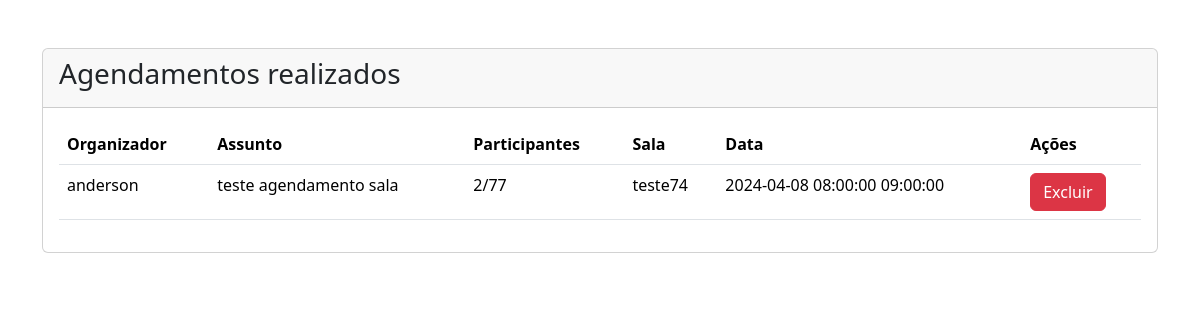
/agenda/Agendamentos.php, run on the app's committed database.
### tables this page shows
CREATE TABLE `agenda` (
  `id` int(11) NOT NULL,
  `organizador` varchar(256) NOT NULL,
  `assunto` varchar(256) NOT NULL,
  `participantes` int(11) NOT NULL,
  `horarioId` int(11) NOT NULL
);

CREATE TABLE `sala` (
  `id` int(11) NOT NULL,
  `nome` varchar(256) NOT NULL,
  `capacidade` int(11) NOT NULL,
  `recursos` varchar(512) NOT NULL,
  `status` tinyint(1) NOT NULL
);

CREATE TABLE `horario` (
  `id` int(11) NOT NULL,
  `data` date NOT NULL,
  `horaInicial` time NOT NULL,
  `horafinal` time NOT NULL,
  `salaId` int(11) NOT NULL,
  `reservado` tinyint(1) NOT NULL
);

### agenda/Agendamentos.php (the view, shortened to what this page needs)
<?php
  require_once ".././config.php";
  $sql = "SELECT A.id, A.organizador, A.assunto, A.participantes, H.id horarioId, H.data, H.horaInicial, H.horaFinal, S.nome sala, S.capacidade FROM agenda A JOIN horario H ON A.horarioId = H.id JOIN sala S ON S.id = H.salaId";
  $result = $conn->query($sql);
?>
<!DOCTYPE html>
<html lang="pt-br">
<head>
    <link href="https://cdn.jsdelivr.net/npm/bootstrap@5.3.3/dist/css/bootstrap.min.css" rel="stylesheet"
>
</head>
<body>
    <div class="container mt-5">
        <div class="row justify-content-center">
          <div class="col-md-12 mx-auto">
            <div class="card">
              <div class="card-header">
                <h3>
                  <label class="text-center">Agendamentos realizados</label>
                </h3>
              </div>
              <div class="card-body">
                <table class="table">
                  <thead>
                    <tr>
                      <th scope="col">Organizador</th>
                      <th scope="col">Assunto</th>
                      <th scope="col">Participantes</th>
                      <th scope="col">Sala</th>
                      <th scope="col">Data</th>
                      <th scope="col">Ações</th>
                    </tr>
                  </thead>
                  <tbody>
                  <?php
                    if ($result->num_rows > 0) {
                      while ($agendas = $result->fetch_assoc()) {
                        echo "<tr>";
                        echo "<td>" . $agendas['organizador'] . "</td>";
                        echo "<td>" . $agendas['assunto'] . "</td>";
                        echo "<td>" . $agendas['participantes'] . "/" . $agendas['capacidade'] . "</td>";
                        echo "<td>" . $agendas['sala'] . "</td>";
                        echo "<td>" . $agendas['data'] . " " . $agendas['horaInicial'] . " " . $agendas['horaFinal'] . "</td>";
                        echo "<td>" .
                                "<a href=\"AgendaExcluir.php?agendaId=" . $agendas['id'] . "&horarioId=" . $agendas['horarioId'] . "\" class=\"btn btn-danger\">Excluir</a> " .
                              "</td>";
                        echo "</tr>";
                      }
                    } else {
                      echo "<tr><td colspan=\"6\" class=\"text-center\">Não há agendas cadastradas</td></tr>";
                    }
                  ?>
                  </tbody>
                </table>
              </div>
            </div>
          </div>
        </div>
      </div>
</body>
</html>

### data on the page
agenda: organizador "anderson", assunto "teste agendamento sala", participantes "2", sala.capacidade "77", sala.nome "teste74", horarioId.data "2024-04-08", horarioId.horaInicial "08:00:00", horarioId.horafinal "09:00:00"
